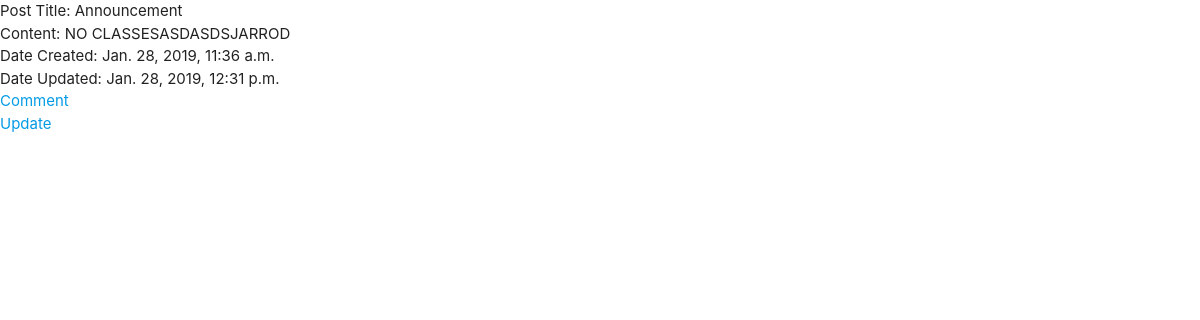
The app's page /post/1/ with its own data.
### post/models.py (models this page shows, shortened)
class Post(models.Model):
    title = models.CharField(max_length=100)
    date_created = models.DateTimeField("Date Created", auto_now_add=True)
    date_updated = models.DateTimeField("Date Updated", null=True, blank=True, auto_now=True)
    content = models.TextField(max_length=100)
    is_active = True

### post/views.py (the view)
# urls.py: path('<int:post_id>/', views.detail, name='detail'),
def detail(request, post_id):
    context = {}
    context['post'] = Post.objects.get(id = post_id)
    return render(request, 'detail.html', context)

### post/templates/detail.html (shortened to what this page needs)
{% extends 'base.html' %}
{% block body %}
    Post Title: {{ post.title }} <br />
    Content: {{ post.content }} <br />
    Date Created: {{ post.date_created }} <br/>
    Date Updated: {{ post.date_updated }}
    <br />
    <a href="{% url 'post:comment' post.id %}">Comment</a><br />
    <a href="{% url 'post:update' post.id %}">Update</a>
{% endblock body %}

### records on screen
Post: title "Announcement", content "NO CLASSESASDASDSJARROD", date_created "Jan. 28, 2019, 11:36 a.m.", date_updated "Jan. 28, 2019, 12:31 p.m."
